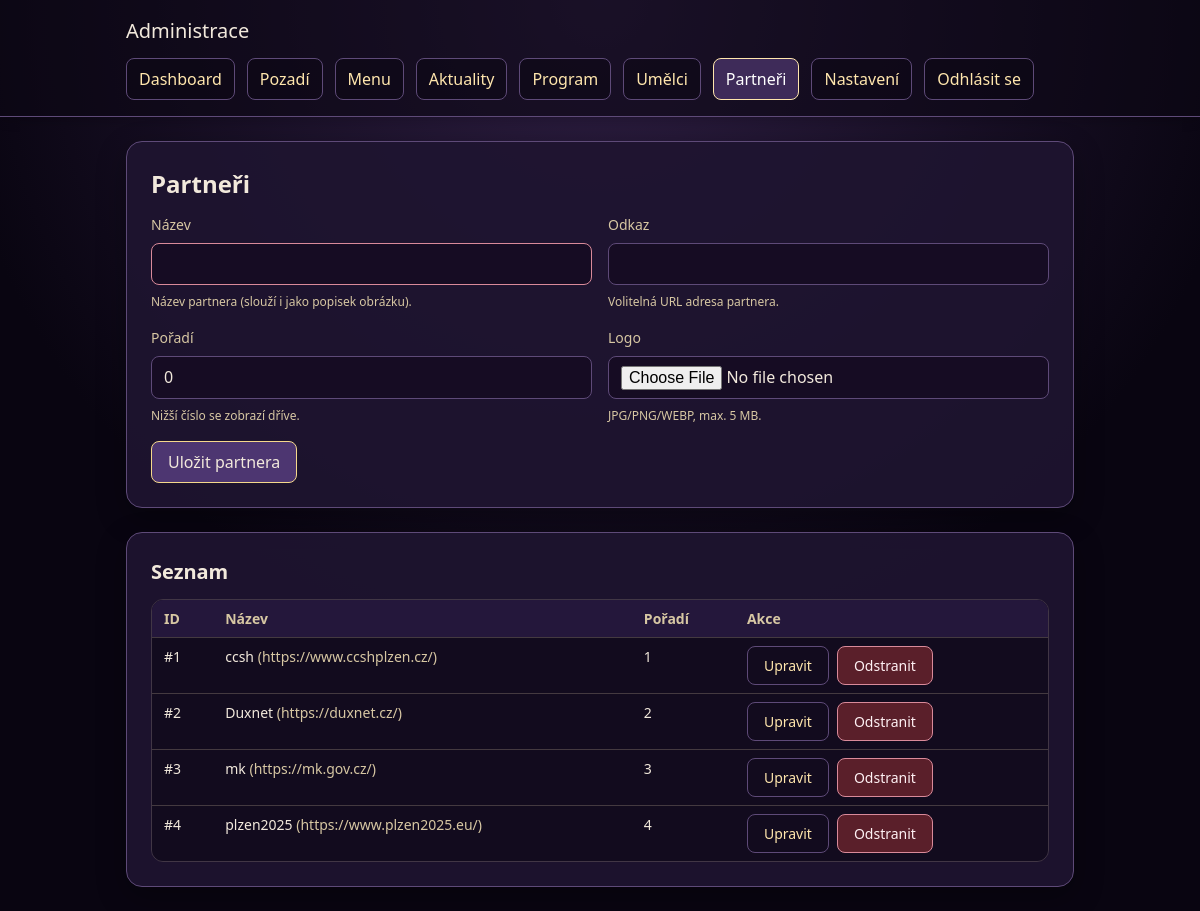
Page /admin/partners.php (signed in) on the committed database.
### tables this page shows
CREATE TABLE partners (
        id INTEGER PRIMARY KEY AUTOINCREMENT,
        name TEXT NOT NULL,
        url TEXT,
        image TEXT,
        sort_order INTEGER NOT NULL DEFAULT 0
    );

### includes/settings_repository.php (called while the page is built, shortened)
<?php
function get_setting($key, $default = '')
{
    $key = trim((string) $key);
    try {
        $db = get_db();
        $stmt = $db->prepare('SELECT value FROM settings WHERE key = :key LIMIT 1');
        $stmt->execute(array(':key' => $key));
        $value = $stmt->fetchColumn();
        if ($value !== false) {
            return (string) $value;
        }
    } catch (Exception $e) {
        error_log('Settings lookup failed for key "' . $key . '": ' . $e->getMessage());
    }
    return (string) $default;
}
function normalize_site_font_family($value)
{
    $value = trim((string) $value);
    return $value;
}
function normalize_admin_menu_opacity($value)
{
    $raw = trim((string) $value);
    $raw = str_replace('%', '', $raw);
    $number = (float) $raw;
    $normalized = number_format(round($number, 2), 2, '.', '');
    $normalized = rtrim(rtrim($normalized, '0'), '.');
    return $normalized;
}

### admin/auth.php (called while the page is built, shortened)
<?php
function h($value)
{
    return htmlspecialchars((string) $value, ENT_QUOTES, 'UTF-8');
}

### admin/partners.php (the view, shortened to what this page needs)
<?php
require_once __DIR__ . '/auth.php';
$error = '';
$editRow = null;
try {
    $db = get_db();
    $rows = $db->query('SELECT id, name, url, image, sort_order FROM partners ORDER BY sort_order ASC, id DESC')->fetchAll();
} catch (RuntimeException $e) {
    error_log('Admin partners DB failed: ' . $e->getMessage());
    if ($error === '') {
        $error = $e->getMessage();
    }
    $rows = array();
} catch (Exception $e) {
    error_log('Admin partners init failed: ' . $e->getMessage());
    if ($error === '') {
        $error = 'Nepodařilo se načíst data. Zkuste to prosím znovu.';
    }
    $rows = array();
}
require_once __DIR__ . '/partials/header.php';
?>
<section class="admin-shell">
    <section class="admin-card">
        <h1>Partneři</h1>
        <form class="admin-form admin-form--two-column" method="post" enctype="multipart/form-data">
            <div class="admin-field">
                <label for="partner-name">Název</label>
                <input id="partner-name" type="text" name="name" required maxlength="150" value="<?php echo h($editRow ? $editRow['name'] : ''); ?>">
                <p class="admin-help">Název partnera (slouží i jako popisek obrázku).</p>
            </div>
            <div class="admin-field">
                <label for="partner-url">Odkaz</label>
                <input id="partner-url" type="url" name="url" maxlength="255" value="<?php echo h($editRow ? $editRow['url'] : ''); ?>">
                <p class="admin-help">Volitelná URL adresa partnera.</p>
            </div>
            <div class="admin-field">
                <label for="partner-sort-order">Pořadí</label>
                <input id="partner-sort-order" type="number" name="sort_order" value="<?php echo $editRow ? (int) $editRow['sort_order'] : 0; ?>">
                <p class="admin-help">Nižší číslo se zobrazí dříve.</p>
            </div>
            <div class="admin-field">
                <label for="partner-image-file">Logo</label>
                <input id="partner-image-file" type="file" name="image_file" accept=".jpg,.jpeg,.png,.webp,image/jpeg,image/png,image/webp">
                <p class="admin-help">JPG/PNG/WEBP, max. 5 MB. <?php if ($editRow && !empty($editRow['image'])): ?>Současné: <code><?php echo h($editRow['image']); ?></code><?php endif; ?></p>
            </div>
            <div class="admin-form__actions">
                <button class="admin-button admin-button--primary" type="submit"><?php echo $editRow ? 'Upravit partnera' : 'Uložit partnera'; ?></button>
            </div>
        </form>
    </section>
    <section class="admin-card">
        <h2>Seznam</h2>
        <?php if (!$rows): ?>
            <p class="admin-empty-state">Zatím bez položek.</p>
        <?php else: ?>
            <div class="admin-table-wrap">
                <table class="admin-table">
                    <thead><tr><th>ID</th><th>Název</th><th>Pořadí</th><th>Akce</th></tr></thead>
                    <tbody>
                    <?php foreach ($rows as $row): ?>
                        <tr>
                            <td data-label="ID">#<?php echo (int) $row['id']; ?></td>
                            <td data-label="Název">
                                <?php echo h($row['name']); ?>
                                <?php if (!empty($row['url'])): ?>
                                    <span class="admin-muted">(<?php echo h($row['url']); ?>)</span>
                                <?php endif; ?>
                            </td>
                            <td data-label="Pořadí"><?php echo (int) $row['sort_order']; ?></td>
                            <td data-label="Akce">
                                <div class="admin-actions">
                                    <a class="admin-button admin-button--secondary" href="partners.php?edit=<?php echo (int) $row['id']; ?>">Upravit</a>
                                    <form method="post" onsubmit="return confirm('Opravdu chcete tohoto partnera odstranit?');">
                                        <button class="admin-button admin-button--danger" type="submit">Odstranit</button>
                                    </form>
                                </div>
                            </td>
                        </tr>
                    <?php endforeach; ?>
                    </tbody>
                </table>
            </div>
        <?php endif; ?>
    </section>
</section>
<?php require_once __DIR__ . '/partials/footer.php'; ?>

### admin/partials/header.php (shortened to what this page needs)
<?php
require_once dirname(dirname(__DIR__)) . '/includes/settings_repository.php';
$adminShowNavigation = isset($adminShowNavigation) ? (bool) $adminShowNavigation : true;
$currentScript = basename(isset($_SERVER['SCRIPT_NAME']) ? $_SERVER['SCRIPT_NAME'] : '');
$menuDefaults = get_admin_menu_defaults();
$siteFontFamilyValue = get_setting('site_font_family', get_site_font_family_default());
$siteFontFamilyNormalized = normalize_site_font_family($siteFontFamilyValue);
$menuEnabledValue = get_setting('admin_menu_bg_enabled', $menuDefaults['admin_menu_bg_enabled']);
$menuEnabled = $menuEnabledValue === '1';
$menuOpacityValue = get_setting('admin_menu_bg_opacity', $menuDefaults['admin_menu_bg_opacity']);
$menuRgb = null;
$menuOpacityNormalized = normalize_admin_menu_opacity($menuOpacityValue);
$adminHeaderStyle = '';
if ($menuEnabled && $menuRgb !== null && $menuOpacityNormalized !== '') {
    $menuRgba = 'rgba(' . $menuRgb['r'] . ', ' . $menuRgb['g'] . ', ' . $menuRgb['b'] . ', ' . $menuOpacityNormalized . ')';
    $adminHeaderStyle = ' style="--admin-menu-bg: ' . h($menuRgba) . ';"';
}
$adminHeaderClass = 'admin-header' . ($menuEnabled ? '' : ' admin-header--no-menu-bg');
$adminBodyStyle = ' style="--site-font-family: ' . h($siteFontFamilyNormalized) . ';"';
$adminNavItems = array(
    'dashboard.php' => 'Dashboard',
    'backgrounds.php' => 'Pozadí',
    'menu.php' => 'Menu',
    'news.php' => 'Aktuality',
    'program.php' => 'Program',
    'artists.php' => 'Umělci',
    'partners.php' => 'Partneři',
    'settings.php' => 'Nastavení'
);
?>
<!doctype html>
<html lang="cs">
<head>
    <link rel="stylesheet" href="admin.css">
</head>
<body<?php echo $adminBodyStyle; ?>>
<header class="<?php echo h($adminHeaderClass); ?>"<?php echo $adminHeaderStyle; ?>>
    <div class="admin-content admin-header__inner">
        <p class="admin-title">Administrace</p>
        <?php if ($adminShowNavigation): ?>
            <nav aria-label="Primární navigace administrace">
                <ul class="admin-nav admin-nav--primary">
                    <?php foreach ($adminNavItems as $file => $label): ?>
                        <li>
                            <a class="<?php echo $currentScript === $file ? 'is-active' : ''; ?>" href="<?php echo h($file); ?>"><?php echo h($label); ?></a>
                        </li>
                    <?php endforeach; ?>
                    <li><a href="logout.php">Odhlásit se</a></li>
                </ul>
            </nav>
        <?php endif; ?>
    </div>
</header>
<main class="admin-main">
    <div class="admin-content">

### admin/partials/footer.php (shortened to what this page needs)
    </div>
</main>
</body>
</html>

### rows in the picture
partners: id "1", name "ccsh", url "https://www.ccshplzen.cz/", sort_order "1"
partners: id "2", name "Duxnet", url "https://duxnet.cz/", sort_order "2"
partners: id "3", name "mk", url "https://mk.gov.cz/", sort_order "3"
partners: id "4", name "plzen2025", url "https://www.plzen2025.eu/", sort_order "4"

### other values in the picture
$label "Dashboard"
$label "Pozadí"
$label "Menu"
$label "Aktuality"
$label "Program"
$label "Umělci"
$label "Partneři"
$label "Nastavení"
